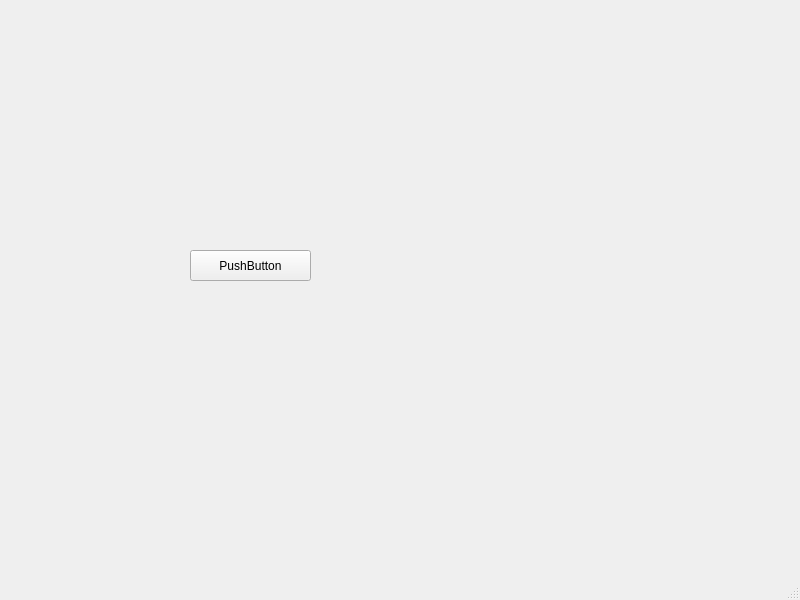
<?xml version="1.0" encoding="UTF-8"?>
<ui version="4.0">
 <class>MainWindow</class>
 <widget class="QMainWindow" name="MainWindow">
  <property name="geometry">
   <rect>
    <x>0</x>
    <y>0</y>
    <width>800</width>
    <height>600</height>
   </rect>
  </property>
  <property name="windowTitle">
   <string>MainWindow</string>
  </property>
  <widget class="QWidget" name="centralwidget">
   <widget class="QPushButton" name="pushButton">
    <property name="geometry">
     <rect>
      <x>190</x>
      <y>250</y>
      <width>121</width>
      <height>31</height>
     </rect>
    </property>
    <property name="text">
     <string>PushButton</string>
    </property>
   </widget>
  </widget>
  <widget class="QMenuBar" name="menubar">
   <property name="geometry">
    <rect>
     <x>0</x>
     <y>0</y>
     <width>800</width>
     <height>17</height>
    </rect>
   </property>
  </widget>
  <widget class="QStatusBar" name="statusbar"/>
 </widget>
 <resources/>
 <connections/>
</ui>
